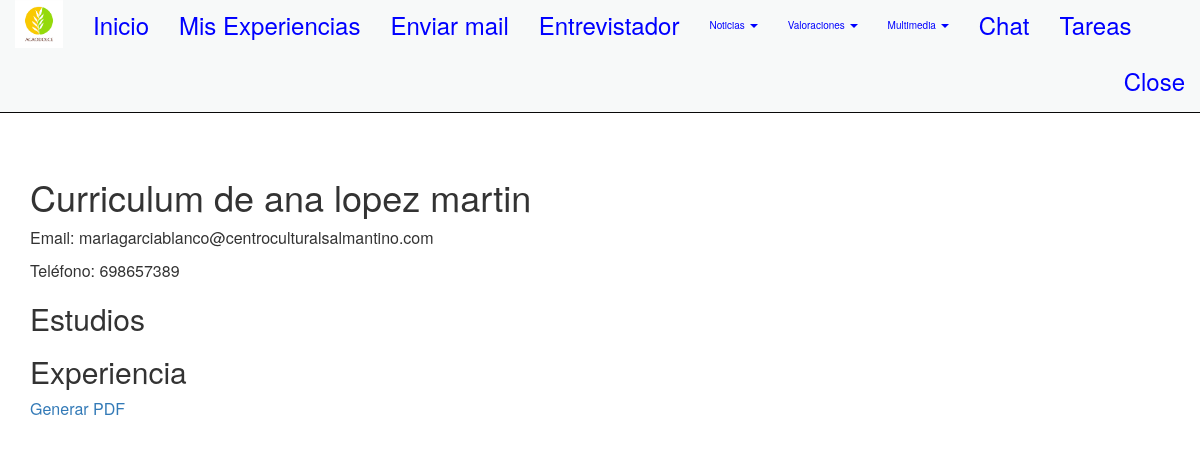
The page /ver/1/ (signed in) on the database as committed earlier.
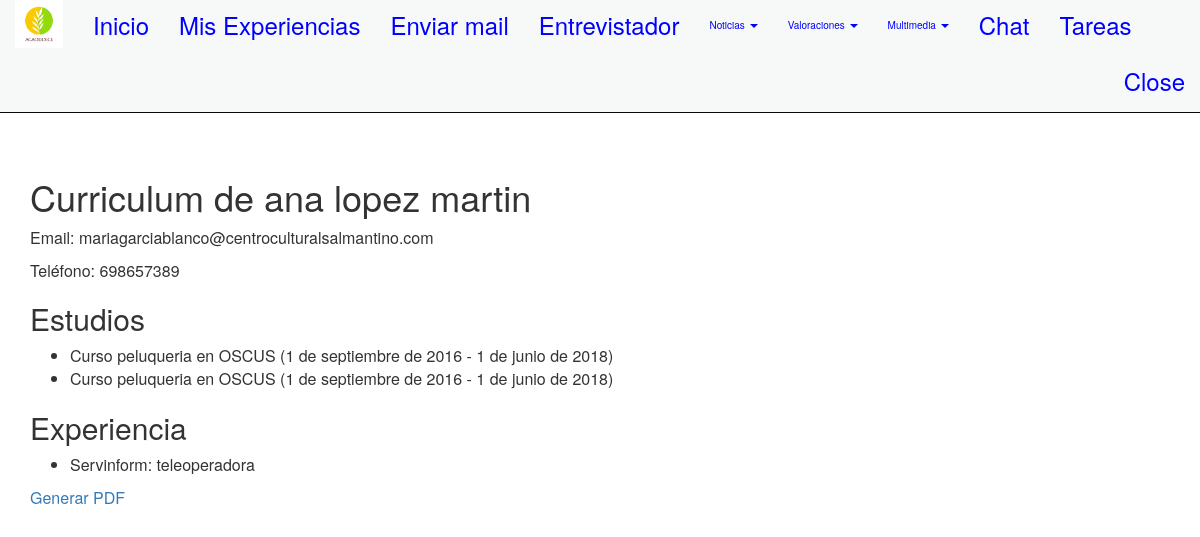
The same page on the database as committed later.
### appportfolio/models.py (models this page shows, shortened)
class DetalleCurriculumEstudio(models.Model):
    id = models.AutoField(primary_key=True)
    estudio = models.ForeignKey(Estudio, related_name='estudio_detalle', null=True,blank=True, on_delete=models.PROTECT)
    curriculum = models.ForeignKey(Curriculum, related_name='curriculum_detalle', null=True,blank=True, on_delete=models.PROTECT)
    class Meta:
        verbose_name = "DetalleCurriculumEstudio"
        verbose_name_plural = "DetalleCurriculumEstudios"
        ordering = ['id']

class Estudio(models.Model):
    id = models.AutoField(primary_key=True)  # AutoField crea automáticamente un campo de clave primaria
    titulacion = models.CharField("Titulación", max_length=200, null=True, blank=True)
    fechaInicio = models.DateField("Fecha de Inicio", null=True, blank=True)
    fechaFin = models.DateField("Fecha de Fin", null=True, blank=True)
    notaMedia = models.DecimalField("Nota Media", max_digits=4, decimal_places=2, null=True, blank=True)
    lugarEstudio = models.CharField("Lugar estudio", max_length=200, null=True, blank=True)
    nombreLugar = models.CharField("Nombre del Lugar", max_length=200, null=True, blank=True)
    ciudad = models.CharField("Ciudad", max_length=100, null=True, blank=True)
    presencial = models.BooleanField("Es Presencial", default=True)
    observaciones = models.TextField("Observaciones", null=True, blank=True)
    class Meta:
        verbose_name = "Estudio"  # Nombre singular para el modelo
        verbose_name_plural = "Estudios"  # Nombre plural para el modelo
        ordering = ['-id']  # Ordena de manera descendente por 'id' (los registros más recientes primero)

class DetalleCurriculumExperiencia(models.Model):
    id = models.AutoField(primary_key=True)  # Aquí también se corrigió
    experiencia = models.ForeignKey(Experiencia, related_name='experiencia_detalle', null=True,blank=True, on_delete=models.PROTECT)  # Corregido
    curriculum = models.ForeignKey(Curriculum, related_name='curriculum_detalles', null=True,blank=True, on_delete=models.PROTECT)
    class Meta:
        verbose_name = "DetalleCurriculumExperiencia"
        verbose_name_plural = "DetalleCurriculumExperiencias"
        ordering = ['id']

class Experiencia(models.Model):
    id = models.AutoField(primary_key=True)
    empresa = models.CharField('Empresa', max_length=50, null=True, blank=True)
    fecha_inicio = models.DateField('Fecha de Inicio', null=True, blank=True)
    fecha_fin = models.DateField('Fecha de Finalización', null=True, blank=True)
    observaciones = models.CharField('Funciones', max_length=50, null=True, blank=True)
    categoria = models.ForeignKey(Categoria, related_name='expe_categoria', null=True, blank=True,
                                      on_delete=models.PROTECT)
    class Meta:
        verbose_name = 'Experiencia'  # puede ser otro nombre
        verbose_name_plural = 'Experiencias'
        ordering = ['empresa']

### appportfolio/views.py (the view)
# urls.py: path('ver/<int:id>/', views.ver_curriculum, name='ver_curriculum'),
def ver_curriculum(request, id):
    curriculum = get_object_or_404(Curriculum, id=id)
    estudios = DetalleCurriculumEstudio.objects.filter(curriculum=curriculum)
    experiencias = DetalleCurriculumExperiencia.objects.filter(curriculum=curriculum)
    context = {'curriculum': curriculum, 'estudios': estudios, 'experiencias': experiencias}
    return render(request, 'ver_curriculum.html', context=context)

### templates/ver_curriculum.html (shortened to what this page needs)
{% extends "base.html" %}
{% load static %}
{% block head %}
<link rel="stylesheet" href="https://maxcdn.bootstrapcdn.com/bootstrap/3.3.5/css/bootstrap.min.css">
 {% endblock %}
{% block content %}
<font size="3">
<br><br><br><br><br><br>
<h1>Curriculum de {{ curriculum.nombre }} {{ curriculum.ap1 }} {{ curriculum.ap2 }}</h1>
<p>Email: {{ curriculum.email }}</p>
<p>Teléfono: {{ curriculum.telefono }}</p>
<h2>Estudios</h2>
<ul>
    {% for detalle in estudios %}
        <li>{{ detalle.estudio.titulacion }} en {{ detalle.estudio.nombreLugar }} ({{ detalle.estudio.fechaInicio }} - {{ detalle.estudio.fechaFin }})</li>
    {% endfor %}
</ul>
<h2>Experiencia</h2>
<ul>
    {% for detalle in experiencias %}
        <li>{{ detalle.experiencia.empresa }}: {{ detalle.experiencia.observaciones }}</li>
    {% endfor %}
</ul>
<a href="{% url 'generar_pdf' curriculum.id %}">Generar PDF</a>
</font>
{% endblock %}

Rows that differ between the two databases and show on the page:
added DetalleCurriculumEstudio: estudio.titulacion "Curso peluqueria", estudio.nombreLugar "OSCUS", estudio.fechaInicio "1 de septiembre de 2016", estudio.fechaFin "1 de junio de 2018"
added DetalleCurriculumEstudio: estudio.titulacion "Curso peluqueria", estudio.nombreLugar "OSCUS", estudio.fechaInicio "1 de septiembre de 2016", estudio.fechaFin "1 de junio de 2018"
added DetalleCurriculumExperiencia: experiencia.empresa "Servinform", experiencia.observaciones "teleoperadora"
